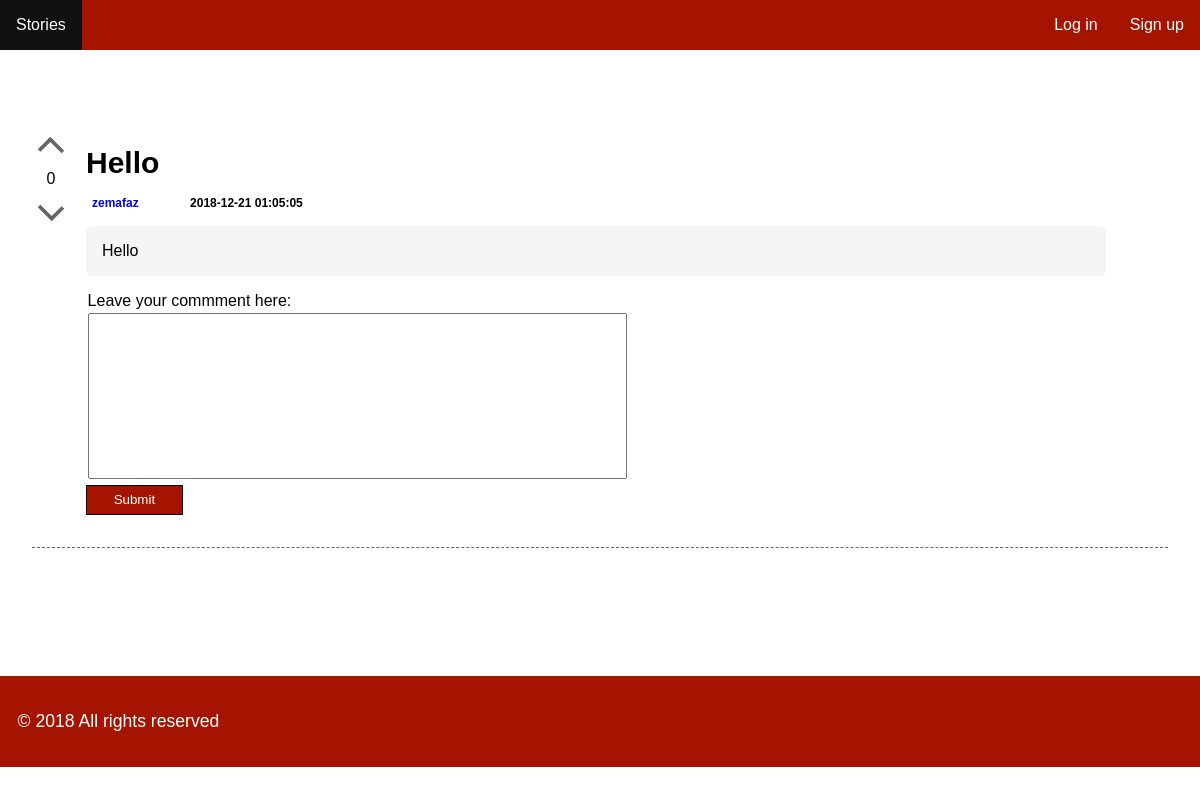
Page /pages/story.php?id=3 on the earlier database version.
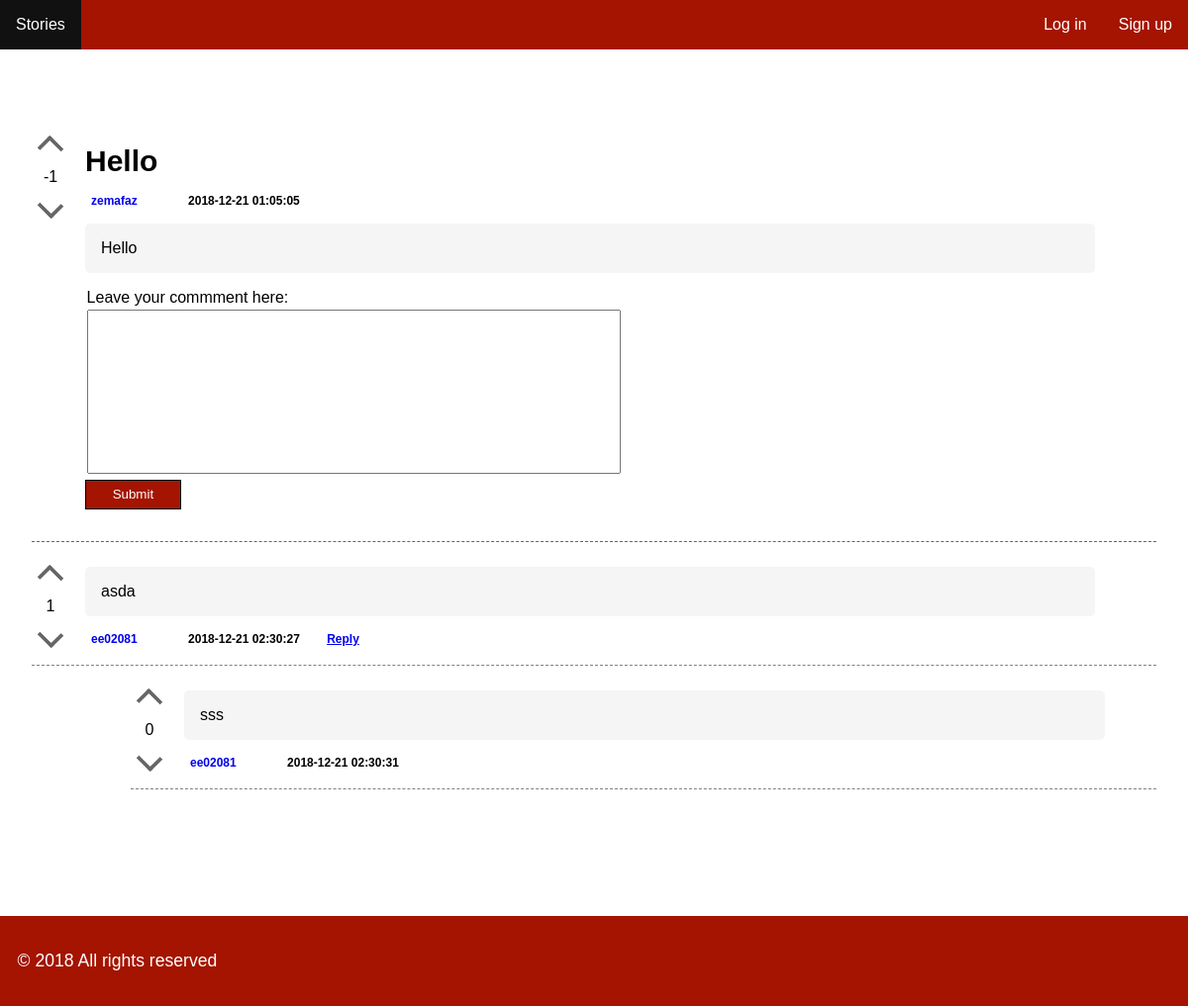
Same page on the later database version.
### tables this page shows
CREATE TABLE story (    
    id INTEGER PRIMARY KEY AUTOINCREMENT NOT NULL,
    channel_id INTEGER,
    user_id INTEGER,
    title VARCHAR NOT NULL,
    description VARCHAR NOT NULL,
    date DATETIME NOT NULL,
    karma INTEGER,
        FOREIGN KEY (channel_id) REFERENCES channel(id),
        FOREIGN KEY (user_id) REFERENCES user(id)
);

CREATE TABLE comment (    
    id INTEGER PRIMARY KEY AUTOINCREMENT NOT NULL,
    story_id INTEGER,
    user_id INTEGER,
    description VARCHAR NOT NULL,
    date DATETIME NOT NULL,
    karma INTEGER,
    father INTEGER,
        FOREIGN KEY (story_id) REFERENCES story(id),
        FOREIGN KEY (user_id) REFERENCES user(id)
);

CREATE TABLE user (
  id INTEGER PRIMARY KEY AUTOINCREMENT NOT NULL,
  username VARCHAR NOT NULL UNIQUE,
  register_date DATETIME NOT NULL,  
  password VARCHAR NOT NULL
);

### pages/story.php (called while the page is built, shortened)
<?php
	include_once('../config/init.php');
	include_once('../database/story.php');
	include_once('../database/comment.php');
	$story_id = $_GET['id'];
	$story = getStory($story_id);
	$comments = getAllComments($story_id);
	include_once('../templates/header.php');
	include_once('../templates/template_story.php');
	include_once('../templates/footer.php');
?>

### database/story.php (called while the page is built, shortened)
<?php
	function getStory($story_id) {
		global $conn;
		$stmt = $conn->prepare('
			SELECT
			story.*,
			COUNT(comment.story_id) as nrComm,
			user.username as usrname
			FROM story
			left join comment on story.id=comment.story_id
			left join user on story.user_id=user.id
			WHERE story.id = ?
		');
		$stmt->execute(array($story_id));
		return $stmt->fetch();
	}
?>

### database/comment.php (called while the page is built, shortened)
<?php
  function getAllComments($story_id) {
    global $conn;
    $stmt = $conn->prepare('
        SELECT
        comment.*,
        user.username as usrname
        FROM comment
        left join user on comment.user_id=user.id
        WHERE comment.story_id = ? AND father IS NULL
        ORDER BY `date` Desc
      ');
    $stmt->execute(array($story_id));
    return $stmt->fetchAll();
  }
  function findReplies($father){
    global $conn;
    $stmt = $conn->prepare('
      SELECT
      comment.*,
      user.username as usrname
      FROM comment
      left join user on comment.user_id=user.id
      WHERE comment.father = ?
      ORDER BY `date` Desc
    ');
    $stmt->execute(array($father));
    return $stmt->fetchAll();
  }
?>

### templates/template_story.php (the view, shortened to what the changed rows need)
<section id="main" class="story-page">
  <div id="story-content">
    <article id="story-holder-<?php echo $story['id'] ?>" class='story-header'>
      <div id = 'vote'>
        <a href="javascript:void(0)" onclick="upvoteStory('<?php echo $story["id"] ?>')" class="vote upvote <?php echo ( isset($currentUser) && hasUserAlreadyUpvotedStory($currentUser['id'], $story['id']) ? 'voted' : '' ) ?>">
          <div class="arrow-up"></div>
        </a>
        <div class="karma">
          <?php echo( is_null($story['karma']) ? '0' : $story['karma'] ); ?>
        </div>
        <a href="javascript:void(0)" onclick="downvoteStory('<?php echo $story["id"] ?>')" class="vote downvote <?php echo ( isset($currentUser) && hasUserAlreadyDownvotedStory($currentUser['id'], $story['id']) ? 'voted' : '' ) ?>">
          <div class="arrow-down"></div>
        </a>
      </div>
      <div id = 'listStory'>
				<div class = 'story-title'>
          <?php echo $story['title']; ?>
				</div>
				<div class = 'listStory-footer'>
          <a class="author" href="../pages/profile.php?profile=<?php echo $story['usrname']; ?>"><?php echo $story['usrname']; ?></a>
					<span class="tags">
					</span>
					<span class="date">
						<?php echo $story['date']; ?>
					</span>
        </div>
        <div class="listStory-description">
          <?php echo $story['description']; ?>
        </div>
        <div id="add-comment">
          <form action="../actions/action_add_comment.php" method="POST">
          </form>
      </div>
    </div>
  </article>
  </div>
  <div id="comments" >
    <?php foreach ($comments as $key => $comment) { ?>
      <article>
        <div id="comment-holder-<?php echo $comment['id'] ?>" class="story">
          <div id = 'vote'>
            <a href="javascript:void(0)" onclick="upvoteComment('<?php echo $comment["id"] ?>')" class="vote upvote <?php echo ( isset($currentUser) && hasUserAlreadyUpvotedComment($currentUser['id'], $comment['id']) ? 'voted' : '' ) ?>">
              <div class="arrow-up"></div>
            </a>
            <div class="karma">
              <?php echo( is_null($comment['karma']) ? '0' : $comment['karma'] ); ?>
            </div>
            <a href="javascript:void(0)" onclick="downvoteComment('<?php echo $comment["id"] ?>')" class="vote downvote <?php echo ( isset($currentUser) && hasUserAlreadyDownvotedComment($currentUser['id'], $comment['id']) ? 'voted' : '' ) ?>">
              <div class="arrow-down"></div>
            </a>
          </div>
          <div id = 'listStory'>
            <div class="description listStory-description">
              <?php echo $comment['description']; ?>
            </div>
            <div class="listStory-footer">
              <a class="author" href="../pages/profile.php?profile=<?php echo $comment['usrname']; ?>"><?php echo $comment['usrname']; ?></a>
              <span class="tags">
              </span>
              <span class="date">
                <?php echo $comment['date']; ?>
              </span>
              <span class="reply">
                <a href="javascript:void(0)" onclick="showReplyForm('reply-form-<?php echo $comment['id']; ?>')">Reply</a>
              </span>
            </div>
          </div>
        </div>
        <div class="replies-holder">
          <?php $replies = findReplies($comment['id']);?>
          <?php foreach ($replies as $key => $reply) { ?>
            <article id="comment-holder-<?php echo $reply['id'] ?>" class="reply" style="margin-left: 100px;">
              <div class="story">
                <div id = 'vote'>
                  <a href="javascript:void(0)" onclick="upvoteComment('<?php echo $reply["id"] ?>')" class="vote upvote <?php echo ( isset($currentUser) && hasUserAlreadyUpvotedComment($currentUser['id'], $reply['id']) ? 'voted' : '' ) ?>">
                    <div class="arrow-up"></div>
                  </a>
                  <div class="karma">
                    <?php echo( is_null($reply['karma']) ? '0' : $reply['karma'] ); ?>
                  </div>
                  <a href="javascript:void(0)" onclick="downvoteComment('<?php echo $reply["id"] ?>')" class="vote downvote <?php echo ( isset($currentUser) && hasUserAlreadyDownvotedComment($currentUser['id'], $reply['id']) ? 'voted' : '' ) ?>">
                    <div class="arrow-down"></div>
                  </a>
                </div>
              <div id = 'listStory'>
                <div class="description listStory-description">
                  <?php echo $reply['description']; ?>
                </div>
                <div class="listStory-footer">
                  <a class="author" href="../pages/profile.php?profile=<?php echo $reply['usrname']; ?>"><?php echo $reply['usrname']; ?></a>
                  <span class="tags">
                  </span>
                  <span class="date">
                    <?php echo $reply['date']; ?>
                  </span>
                  </div>
                </div>
              </div>
            </article>
          <?php } ?>
        </div>
      </article>
    <?php } ?>
  </div>
</section>

Differences in the rows shown:
changed story "Hello": karma "0" → "-1"
added comment: karma "1", description "asda", user.username "ee02081", date "2018-12-21 02:30:27"
added comment: karma "0", description "sss", user.username "ee02081", date "2018-12-21 02:30:31", shown under "1"
